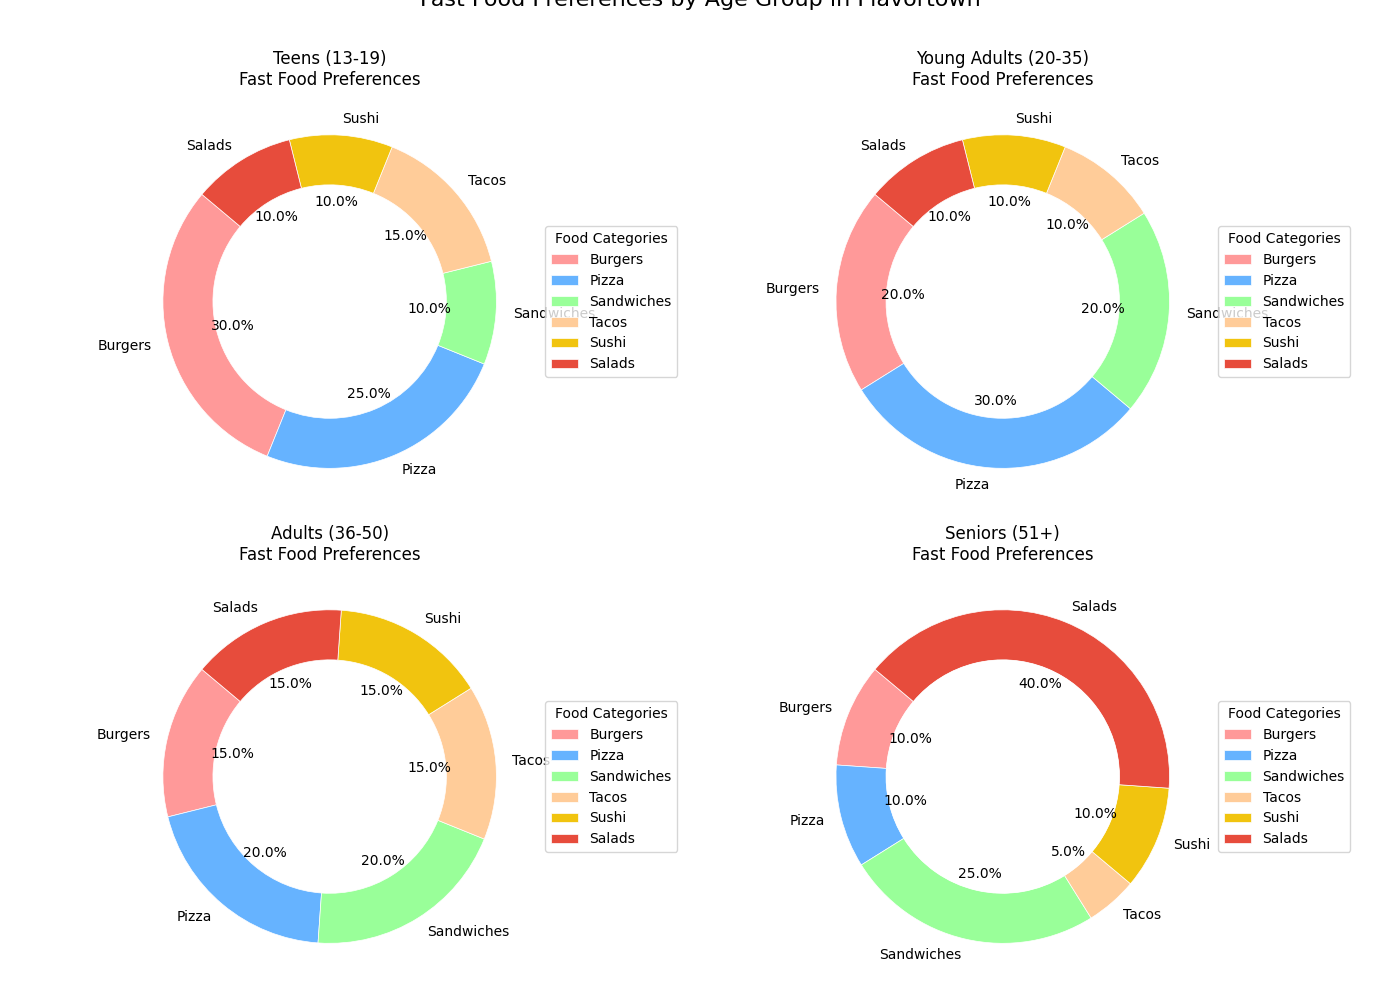

This figure's Python source:
import matplotlib.pyplot as plt
import numpy as np

# Backstory:
# This chart reflects the food preferences among populations of a fictional city, Flavortown. 
# Survey data reveals diverse choices in fast food categories consumed by different age groups.
# This helps local businesses to strategize their marketing for different age demographics.

# Data: Age Groups and Their Fast Food Preferences (in percentages)
age_groups = ['Teens (13-19)', 'Young Adults (20-35)', 'Adults (36-50)', 'Seniors (51+)']
fast_food_categories = ['Burgers', 'Pizza', 'Sandwiches', 'Tacos', 'Sushi', 'Salads']

# Data corresponding to age groups
data_by_age_group = {
    'Teens (13-19)': [30, 25, 10, 15, 10, 10],
    'Young Adults (20-35)': [20, 30, 20, 10, 10, 10],
    'Adults (36-50)': [15, 20, 20, 15, 15, 15],
    'Seniors (51+)': [10, 10, 25, 5, 10, 40]
}

# Colors for the pie chart slices
colors = ['#ff9999', '#66b3ff', '#99ff99', '#ffcc99', '#f1c40f', '#e74c3c']

# Create subplots: each age group will have its own pie chart
fig, axs = plt.subplots(2, 2, figsize=(14, 10))

# Loop through each age group to create a pie chart
for i, (age_group, preferences) in enumerate(data_by_age_group.items()):
    # Get the correct subplot axis
    ax = axs[i // 2][i % 2]
    
    # Create a pie chart for the given age group
    wedges, texts, autotexts = ax.pie(
        preferences,
        labels=fast_food_categories,
        autopct='%1.1f%%',
        startangle=140,
        colors=colors,
        wedgeprops=dict(width=0.3, edgecolor='w', linewidth=0.5),
        textprops=dict(size=10)
    )
    
    # Draw a white circle at the center to mimic a donut chart
    centre_circle = plt.Circle((0, 0), 0.70, fc='white')
    fig.gca().add_artist(centre_circle)
    
    # Set the title for each subplot
    ax.set(aspect="equal", title=f"{age_group}\nFast Food Preferences")
    ax.legend(wedges, fast_food_categories, title="Food Categories", loc="center left", bbox_to_anchor=(1, 0, 0.5, 1))

# Overall title for the entire figure
fig.suptitle('Fast Food Preferences by Age Group in Flavortown', fontsize=16, y=1.01)

# Automatically adjust layout to prevent overlapping
plt.tight_layout()

# Display the plot
plt.show()
